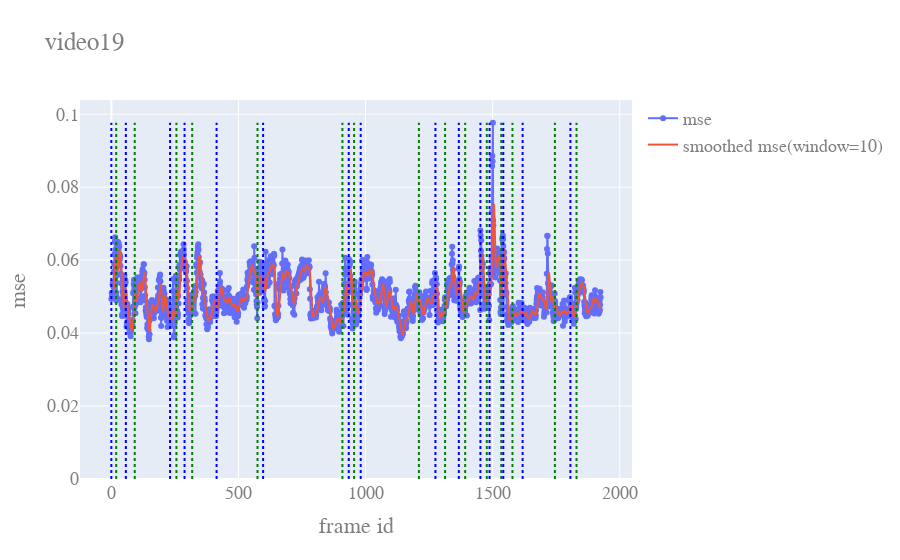

Notebook source saved alongside this figure:
### Code cell
video_name = 'video19'
plot_video_mse(pred_csv_path, video_name)

### Figure 1 — Plotly figure (JSON) as saved in the notebook; plotly's stock layout.template omitted (floating-point values rounded to 4 significant figures; data arrays with more than 128 entries replaced by an {"elided": "..."} marker saying what was removed)
{"data": [{"mode": "lines+markers", "name": "mse", "type": "scatter", "x": {"elided": "1926 int values"}, "y": {"elided": "1926 float values"}}, {"mode": "lines", "name": "smoothed mse(window=10)", "type": "scatter", "x": {"elided": "1926 int values"}, "y": {"elided": "1926 float values"}}], "layout": {"font": {"color": "#7f7f7f", "family": "Courier New, monospace", "size": 18}, "shapes": [{"line": {"color": "blue", "dash": "dot", "width": 2}, "type": "line", "x0": 0, "x1": 0, "y0": 0, "y1": 0.09766}, {"line": {"color": "green", "dash": "dot", "width": 2}, "type": "line", "x0": 19, "x1": 19, "y0": 0, "y1": 0.09766}, {"line": {"color": "blue", "dash": "dot", "width": 2}, "type": "line", "x0": 57, "x1": 57, "y0": 0, "y1": 0.09766}, {"line": {"color": "green", "dash": "dot", "width": 2}, "type": "line", "x0": 92, "x1": 92, "y0": 0, "y1": 0.09766}, {"line": {"color": "blue", "dash": "dot", "width": 2}, "type": "line", "x0": 231, "x1": 231, "y0": 0, "y1": 0.09766}, {"line": {"color": "green", "dash": "dot", "width": 2}, "type": "line", "x0": 256, "x1": 256, "y0": 0, "y1": 0.09766}, {"line": {"color": "blue", "dash": "dot", "width": 2}, "type": "line", "x0": 288, "x1": 288, "y0": 0, "y1": 0.09766}, {"line": {"color": "green", "dash": "dot", "width": 2}, "type": "line", "x0": 318, "x1": 318, "y0": 0, "y1": 0.09766}, {"line": {"color": "blue", "dash": "dot", "width": 2}, "type": "line", "x0": 414, "x1": 414, "y0": 0, "y1": 0.09766}, {"line": {"color": "green", "dash": "dot", "width": 2}, "type": "line", "x0": 575, "x1": 575, "y0": 0, "y1": 0.09766}, {"line": {"color": "blue", "dash": "dot", "width": 2}, "type": "line", "x0": 597, "x1": 597, "y0": 0, "y1": 0.09766}, {"line": {"color": "green", "dash": "dot", "width": 2}, "type": "line", "x0": 909, "x1": 909, "y0": 0, "y1": 0.09766}, {"line": {"color": "blue", "dash": "dot", "width": 2}, "type": "line", "x0": 934, "x1": 934, "y0": 0, "y1": 0.09766}, {"line": {"color": "green", "dash": "dot", "width": 2}, "type": "line", "x0": 955, "x1": 955, "y0": 0, "y1": 0.09766}, {"line": {"color": "blue", "dash": "dot", "width": 2}, "type": "line", "x0": 981, "x1": 981, "y0": 0, "y1": 0.09766}, {"line": {"color": "green", "dash": "dot", "width": 2}, "type": "line", "x0": 1210, "x1": 1210, "y0": 0, "y1": 0.09766}, {"line": {"color": "blue", "dash": "dot", "width": 2}, "type": "line", "x0": 1275, "x1": 1275, "y0": 0, "y1": 0.09766}, {"line": {"color": "green", "dash": "dot", "width": 2}, "type": "line", "x0": 1313, "x1": 1313, "y0": 0, "y1": 0.09766}, {"line": {"color": "blue", "dash": "dot", "width": 2}, "type": "line", "x0": 1367, "x1": 1367, "y0": 0, "y1": 0.09766}, {"line": {"color": "green", "dash": "dot", "width": 2}, "type": "line", "x0": 1392, "x1": 1392, "y0": 0, "y1": 0.09766}, {"line": {"color": "blue", "dash": "dot", "width": 2}, "type": "line", "x0": 1452, "x1": 1452, "y0": 0, "y1": 0.09766}, {"line": {"color": "green", "dash": "dot", "width": 2}, "type": "line", "x0": 1477, "x1": 1477, "y0": 0, "y1": 0.09766}, {"line": {"color": "blue", "dash": "dot", "width": 2}, "type": "line", "x0": 1488, "x1": 1488, "y0": 0, "y1": 0.09766}, {"line": {"color": "green", "dash": "dot", "width": 2}, "type": "line", "x0": 1534, "x1": 1534, "y0": 0, "y1": 0.09766}, {"line": {"color": "blue", "dash": "dot", "width": 2}, "type": "line", "x0": 1542, "x1": 1542, "y0": 0, "y1": 0.09766}, {"line": {"color": "green", "dash": "dot", "width": 2}, "type": "line", "x0": 1578, "x1": 1578, "y0": 0, "y1": 0.09766}, {"line": {"color": "blue", "dash": "dot", "width": 2}, "type": "line", "x0": 1618, "x1": 1618, "y0": 0, "y1": 0.09766}, {"line": {"color": "green", "dash": "dot", "width": 2}, "type": "line", "x0": 1745, "x1": 1745, "y0": 0, "y1": 0.09766}, {"line": {"color": "blue", "dash": "dot", "width": 2}, "type": "line", "x0": 1806, "x1": 1806, "y0": 0, "y1": 0.09766}, {"line": {"color": "green", "dash": "dot", "width": 2}, "type": "line", "x0": 1830, "x1": 1830, "y0": 0, "y1": 0.09766}], "title": {"text": "video19"}, "xaxis": {"title": {"text": "frame id"}}, "yaxis": {"title": {"text": "mse"}}}}
